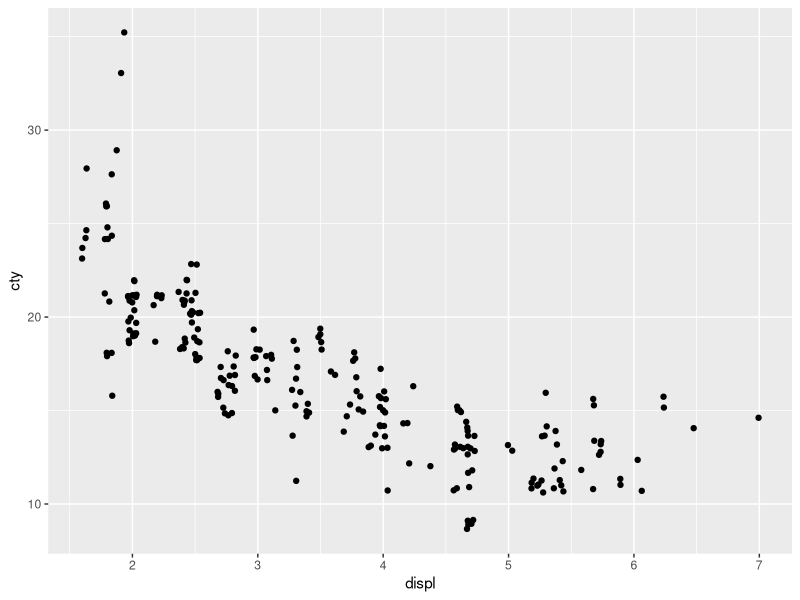
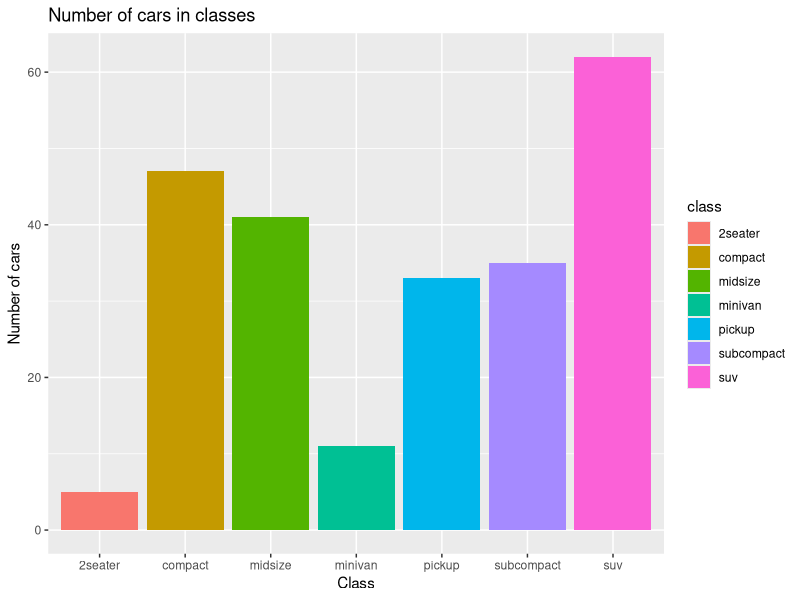
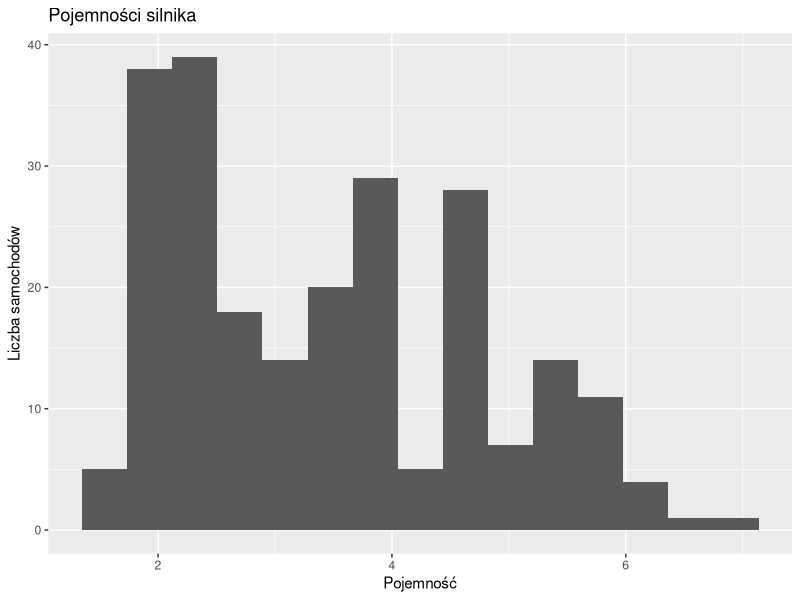
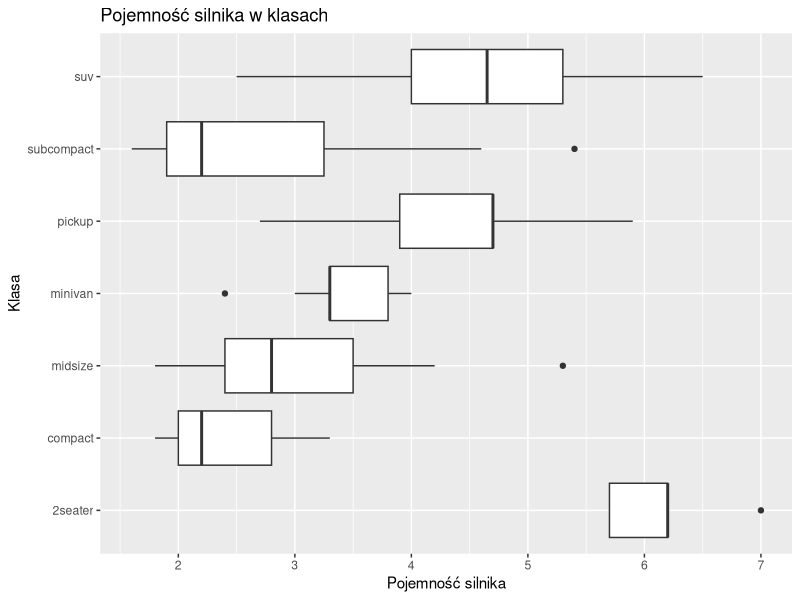

Generate these figures, in order, with R:
library(tidyverse)

# zadanie 4-1

# zbiór mpg ma 11 zmiennych
# obserwacji jest 234
# engine displacement to pojemność silnika, miles per gallon to amerykańska wersja litrów na 100 km.
# zmienne:
# manufacturer - producent
# model - modelu samochodu
# displ - pojemność silnika
# year - rocznik
# cyl - liczba cylindrów
# trans - typ skrzyni biegów (automat i manual, zapewne)
# drv - napęd; f - na przednie koła; r - na tylne koła, 4 = na 4
# cty - ile mil przejadę w mieście na 4.55 litra paliwa
# hwy - jak wyżej, tylko na autostradzie
# fl - typ paliwa
# class - "typ" samochodu

# zadanie 4-2

ggplot(data = mpg) +
  geom_point(mapping = aes(x = displ, y = cty),
             position = "jitter")

# zadanie 4-3

ggplot(data = mpg) +
  geom_bar(mapping = aes(x = class, fill = class)) +
  labs(title = "Number of cars in classes", x = "Class", y = "Number of cars")

# zadanie 4-4

ggplot(data = mpg) +
  geom_histogram(mapping = aes(displ), bins = 15) +
  labs(title = "Pojemności silnika", x = "Pojemność", y = "Liczba samochodów")

# zadanie 4-5

ggplot(data = mpg, aes(x = class, y = displ)) +
  geom_boxplot() +
  coord_flip() +
  labs(title = "Pojemność silnika w klasach", x = "Klasa", y = "Pojemność silnika")